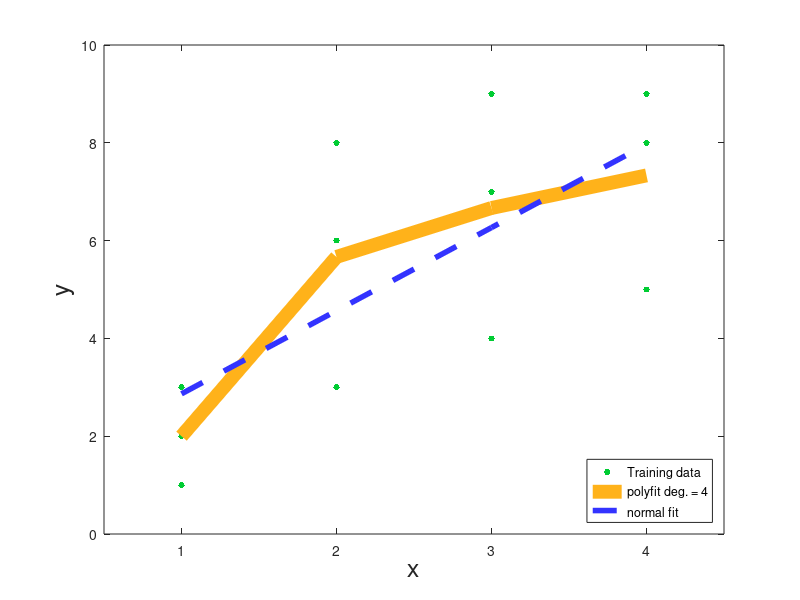

This chart was generated by the following MATLAB code:
%%%%%%%%%%%%%%%%%%%%%%%%%%%%%%%%%%%%%%%%%%%%%%%%%%%%%%%%%%%%%%%%%%%%%%%%%%%%%%%%
%                                                                              %
%                                  LINEAR FIT                                  %
%                                                                              %
%                                                        Juan Ignacio Mendoza  %
%                                                            doctoral student  %
%                                   Music Department, University of Jyväskylä  %
%                                                               January, 2016  %
%                                                                              %
%%%%%%%%%%%%%%%%%%%%%%%%%%%%%%%%%%%%%%%%%%%%%%%%%%%%%%%%%%%%%%%%%%%%%%%%%%%%%%%%

% This script has been tested in Octave 4.

% ==============================================================================
% Initialisation:
clc
clear all
close all
% ------------------------------------------------------------------------------
% Description:

% Two methods are shown to model a labelled dataset.
% In fancy words these are known as techniques of "machine learning".

% ------------------------------------------------------------------------------
% Example:

x = [1 1 1 2 2 2 3 3 3 4 4 4]'; % labels of data points (Independent variable)
y = [1 2 3 3 6 8 4 7 9 5 8 9]'; % data points (Dependent variable)

% Polynomial fit of averages will not work unless:
% x should be consecutive natural numbers starting from 1
% amount of elements in x should be the same for all labels

% ------------------------------------------------------------------------------
% Set parameters:

poly_deg = 4; % polynomial fit degree (1 is a simple line, more is a curve)

% ------------------------------------------------------------------------------
% plot data:

scrsz = get(0,'ScreenSize'); % get screen size
fig = figure('Position',[scrsz(3)/2.2, scrsz(4)/12, scrsz(3)/2 ,scrsz(4)/2]); % set figure position and size
plot(x,y,'.','MarkerSize',14,'Color', [0, 0.8, 0.2]); % green dots
hold on

% ------------------------------------------------------------------------------
% Plot polynomial fit of averages:

% make matrix of data points:

data_matrix = zeros(size(y,1)/max(x),max(x));

for class_counter = 1:max(x)

row_counter = 1;

   for y_counter = 1:size(y,1)
      
      if x(y_counter) == class_counter
         
         data_matrix(row_counter,class_counter) = y(y_counter);
         row_counter = row_counter + 1;
         
      end 
   end
end

means = mean(data_matrix,1); % averages
indep_var_values = [1:max(x)];

p = polyfit(indep_var_values,means,poly_deg); % polynomial fit coefficients
regline = polyval(p,indep_var_values); % evaluation of coefficients

plot(indep_var_values,regline,'linestyle','-','linewidth',10,...
      'Color', [1, 0.7, 0.1]) % plot polynomial fit (orange contiuous thick line)

% ------------------------------------------------------------------------------
% Plot linear regression using normal equation:

% make x and y:

counter_vector = 1;

x = (zeros(1, ( size(data_matrix,1) * size(data_matrix,2) ) ))';
y = x;

for index_x = 1:size(data_matrix,2)
   
   for index_y = 1:size(data_matrix,1)
      
      x(counter_vector,1) = index_x;
      y(counter_vector,1) = data_matrix(index_y,index_x)';
      counter_vector = counter_vector + 1;
      
   end
end

X = [ones(size(x,1), 1), x];
theta = ( pinv(X'*X) ) * X' * y;

plot( (X(:,2)), (X * theta), 'linestyle','--','linewidth',4,...
      'Color', [0.2, 0.2, 1] ) % plot linear regression (blue dashed thin line)

% ------------------------------------------------------------------------------
% Format plot:

axis([0.5 4.5 0 10])
set(gca,'xtick',[1:max(x)])
xlabel('x','fontsize',18)
ylabel('y','fontsize',18)

legend('Training data',['polyfit deg. = ',num2str(poly_deg)],'normal fit','location','SouthEast') 
  
% ------------------------------------------------------------------------------
% Save the figure:

%saveas(fig,strcat('SIMPLE_LINEAR_FIT_demo','.png'))
%saveas(fig,strcat('SIMPLE_LINEAR_FIT_demo','.pdf'))